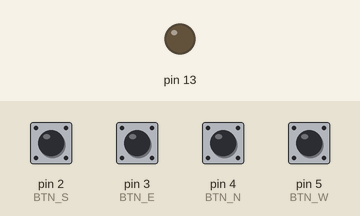
The sketch below on a simulated Arduino Uno, built with avr-gcc and run on an emulated ATmega328P. Shown: output pins drawn as LEDs (lit = HIGH). The inputs (shaded band) are chosen by the test bench; at power-on: pin 2 (BTN_S), pin 3 (BTN_E), pin 4 (BTN_N), pin 5 (BTN_W) HIGH. What the sketch prints to the serial monitor is not drawn.

Above: at 1.2 s.
1.3 s: pin 2 (BTN_S) pulled LOW for 0.15 s
At 2.1 s:
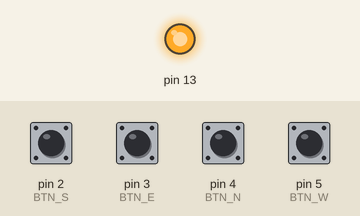
2.9 s: pin 3 (BTN_E) pulled LOW for 0.15 s
4.8 s: pin 4 (BTN_N) pulled LOW for 0.15 s
6.8 s: pin 5 (BTN_W) pulled LOW for 0.15 s
8.8 s: pin 5 (BTN_W) pulled LOW for 1 s
At 10.2 s:
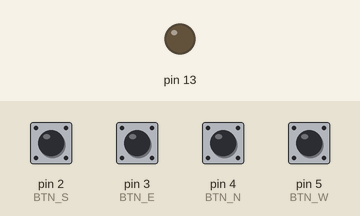
11.3 s: pin 2 (BTN_S) pulled LOW for 1 s
At 12.1 s:
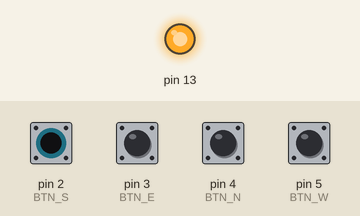
Timing chart, 0 to 14.3 s (numbered marks = the images above; inputs shaded):
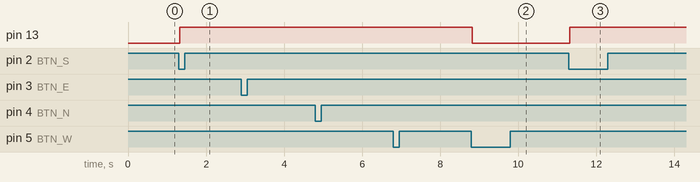

Measured:
- after the input at 1.3 s, pin 13: LOW → HIGH at once
- after the input at 2.9 s, every drawn part: stays the same
- after the input at 4.8 s, every drawn part: stays the same
- after the input at 6.8 s, every drawn part: stays the same
- after the input at 8.8 s, pin 13: HIGH → LOW at once
- after the input at 11.3 s, pin 13: LOW → HIGH at once

The sketch:

Transmitter_Uno_Updatad.ino
```cpp
/************************************************************
 * Emergency Vehicle Transmitter
 * Toggle Button Version
 * MCU: Arduino UNO / Nano
 ************************************************************/

#define BTN_S 2
#define BTN_E 3
#define BTN_N 4
#define BTN_W 5

#define TX_INTERVAL 200

char activeLane = 0;

bool lastS = HIGH;
bool lastE = HIGH;
bool lastN = HIGH;
bool lastW = HIGH;

unsigned long lastTxTime = 0;

void setup()
{
  pinMode(BTN_S, INPUT_PULLUP);
  pinMode(BTN_E, INPUT_PULLUP);
  pinMode(BTN_N, INPUT_PULLUP);
  pinMode(BTN_W, INPUT_PULLUP);

  pinMode(13, OUTPUT);

  Serial.begin(9600);
}

void loop()
{
  checkButton(BTN_S, 'S', lastS);
  checkButton(BTN_E, 'E', lastE);
  checkButton(BTN_N, 'N', lastN);
  checkButton(BTN_W, 'W', lastW);

  if (activeLane != 0)
  {
    if (millis() - lastTxTime >= TX_INTERVAL)
    {
      sendEmergencyPacket(activeLane);
      lastTxTime = millis();
    }
  }
}

/************************************************************
 * BUTTON HANDLER
 ************************************************************/
void checkButton(uint8_t pin, char lane, bool &lastState)
{
  bool currentState = digitalRead(pin);

  if (lastState == HIGH && currentState == LOW)
  {
    delay(20); // debounce

    if (activeLane == lane)
    {
      activeLane = 0;      // stop transmission
      digitalWrite(13, LOW);
    }
    else
    {
      activeLane = lane;   // start/switch transmission
      digitalWrite(13, HIGH);
    }
  }

  lastState = currentState;
}

/************************************************************
 * SEND PACKET
 ************************************************************/
void sendEmergencyPacket(char lane)
{
  Serial.print("$EMG,");
  Serial.print(lane);
  Serial.print("#");
}
```
